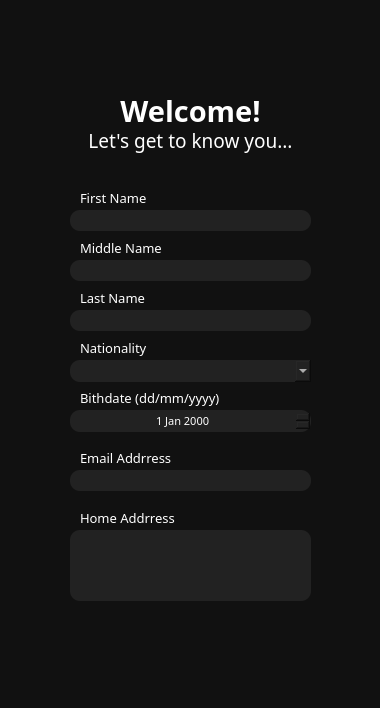
<?xml version="1.0" encoding="UTF-8"?>
<ui version="4.0">
 <class>Dialog</class>
 <widget class="QDialog" name="Dialog">
  <property name="geometry">
   <rect>
    <x>0</x>
    <y>0</y>
    <width>380</width>
    <height>708</height>
   </rect>
  </property>
  <property name="minimumSize">
   <size>
    <width>380</width>
    <height>708</height>
   </size>
  </property>
  <property name="windowTitle">
   <string>Register </string>
  </property>
  <widget class="QFrame" name="frame">
   <property name="geometry">
    <rect>
     <x>-30</x>
     <y>-20</y>
     <width>421</width>
     <height>741</height>
    </rect>
   </property>
   <property name="font">
    <font>
     <family>Montserrat Light</family>
     <pointsize>10</pointsize>
    </font>
   </property>
   <property name="styleSheet">
    <string notr="true">background-color: #111111;</string>
   </property>
   <property name="frameShape">
    <enum>QFrame::StyledPanel</enum>
   </property>
   <property name="frameShadow">
    <enum>QFrame::Raised</enum>
   </property>
   <widget class="QPushButton" name="nextButton">
    <property name="geometry">
     <rect>
      <x>100</x>
      <y>630</y>
      <width>241</width>
      <height>71</height>
     </rect>
    </property>
    <property name="styleSheet">
     <string notr="true">color: white;</string>
    </property>
    <property name="text">
     <string/>
    </property>
    <property name="icon">
     <iconset>
      <normaloff>../../Downloads/Group 58.png</normaloff>../../Downloads/Group 58.png</iconset>
    </property>
    <property name="iconSize">
     <size>
      <width>180</width>
      <height>180</height>
     </size>
    </property>
    <property name="flat">
     <bool>true</bool>
    </property>
   </widget>
   <widget class="QLineEdit" name="lineMname">
    <property name="geometry">
     <rect>
      <x>100</x>
      <y>280</y>
      <width>241</width>
      <height>21</height>
     </rect>
    </property>
    <property name="font">
     <font>
      <family>Montserrat Medium</family>
      <pointsize>8</pointsize>
     </font>
    </property>
    <property name="styleSheet">
     <string notr="true">color: white; 
background-color: #222222;
border-radius: 10px;
</string>
    </property>
   </widget>
   <widget class="QLabel" name="label_6">
    <property name="geometry">
     <rect>
      <x>110</x>
      <y>470</y>
      <width>131</width>
      <height>16</height>
     </rect>
    </property>
    <property name="font">
     <font>
      <family>Montserrat Light</family>
      <pointsize>10</pointsize>
     </font>
    </property>
    <property name="styleSheet">
     <string notr="true">color: white;</string>
    </property>
    <property name="text">
     <string>Email Addrress</string>
    </property>
   </widget>
   <widget class="QLineEdit" name="lineLname">
    <property name="geometry">
     <rect>
      <x>100</x>
      <y>330</y>
      <width>241</width>
      <height>21</height>
     </rect>
    </property>
    <property name="font">
     <font>
      <family>Montserrat Medium</family>
      <pointsize>8</pointsize>
     </font>
    </property>
    <property name="styleSheet">
     <string notr="true">color: white; 
background-color: #222222;
border-radius: 10px;
</string>
    </property>
   </widget>
   <widget class="QLabel" name="label_8">
    <property name="geometry">
     <rect>
      <x>110</x>
      <y>360</y>
      <width>131</width>
      <height>16</height>
     </rect>
    </property>
    <property name="font">
     <font>
      <family>Montserrat Light</family>
      <pointsize>10</pointsize>
     </font>
    </property>
    <property name="styleSheet">
     <string notr="true">color: white;</string>
    </property>
    <property name="text">
     <string>Nationality</string>
    </property>
   </widget>
   <widget class="QLabel" name="label_5">
    <property name="geometry">
     <rect>
      <x>110</x>
      <y>410</y>
      <width>161</width>
      <height>16</height>
     </rect>
    </property>
    <property name="font">
     <font>
      <family>Montserrat Light</family>
      <pointsize>10</pointsize>
     </font>
    </property>
    <property name="styleSheet">
     <string notr="true">color: white;</string>
    </property>
    <property name="text">
     <string>Bithdate (dd/mm/yyyy)</string>
    </property>
   </widget>
   <widget class="QLabel" name="label_3">
    <property name="geometry">
     <rect>
      <x>110</x>
      <y>260</y>
      <width>131</width>
      <height>16</height>
     </rect>
    </property>
    <property name="font">
     <font>
      <family>Montserrat Light</family>
      <pointsize>10</pointsize>
     </font>
    </property>
    <property name="styleSheet">
     <string notr="true">color: white;</string>
    </property>
    <property name="text">
     <string>Middle Name</string>
    </property>
   </widget>
   <widget class="QLineEdit" name="lineFname">
    <property name="geometry">
     <rect>
      <x>100</x>
      <y>230</y>
      <width>241</width>
      <height>21</height>
     </rect>
    </property>
    <property name="font">
     <font>
      <family>Montserrat Medium</family>
      <pointsize>8</pointsize>
     </font>
    </property>
    <property name="autoFillBackground">
     <bool>false</bool>
    </property>
    <property name="styleSheet">
     <string notr="true">color: white; 
background-color: #222222;
border-radius: 10px;
</string>
    </property>
   </widget>
   <widget class="QLabel" name="label_4">
    <property name="geometry">
     <rect>
      <x>110</x>
      <y>310</y>
      <width>131</width>
      <height>16</height>
     </rect>
    </property>
    <property name="font">
     <font>
      <family>Montserrat Light</family>
      <pointsize>10</pointsize>
     </font>
    </property>
    <property name="styleSheet">
     <string notr="true">color: white;</string>
    </property>
    <property name="text">
     <string>Last Name</string>
    </property>
   </widget>
   <widget class="QLabel" name="label_2">
    <property name="geometry">
     <rect>
      <x>110</x>
      <y>210</y>
      <width>131</width>
      <height>16</height>
     </rect>
    </property>
    <property name="font">
     <font>
      <family>Montserrat Light</family>
      <pointsize>10</pointsize>
     </font>
    </property>
    <property name="styleSheet">
     <string notr="true">color: white;</string>
    </property>
    <property name="text">
     <string>First Name</string>
    </property>
   </widget>
   <widget class="QComboBox" name="nationalityComboBox">
    <property name="geometry">
     <rect>
      <x>100</x>
      <y>380</y>
      <width>241</width>
      <height>22</height>
     </rect>
    </property>
    <property name="font">
     <font>
      <family>Montserrat Medium</family>
      <pointsize>8</pointsize>
     </font>
    </property>
    <property name="styleSheet">
     <string notr="true">color: white; 
background-color: #222222;
border-radius: 10px;
</string>
    </property>
   </widget>
   <widget class="QLineEdit" name="lineEmail">
    <property name="geometry">
     <rect>
      <x>100</x>
      <y>490</y>
      <width>241</width>
      <height>21</height>
     </rect>
    </property>
    <property name="font">
     <font>
      <family>Montserrat Medium</family>
      <pointsize>8</pointsize>
     </font>
    </property>
    <property name="styleSheet">
     <string notr="true">color: white; 
background-color: #222222;
border-radius: 10px;
</string>
    </property>
   </widget>
   <widget class="QTextEdit" name="textHome">
    <property name="geometry">
     <rect>
      <x>100</x>
      <y>550</y>
      <width>241</width>
      <height>71</height>
     </rect>
    </property>
    <property name="font">
     <font>
      <family>Montserrat Medium</family>
      <pointsize>8</pointsize>
     </font>
    </property>
    <property name="styleSheet">
     <string notr="true">color: white; 
background-color: #222222;
border-radius: 10px;
</string>
    </property>
    <property name="html">
     <string>&lt;!DOCTYPE HTML PUBLIC &quot;-//W3C//DTD HTML 4.0//EN&quot; &quot;http://www.w3.org/TR/REC-html40/strict.dtd&quot;&gt;
&lt;html&gt;&lt;head&gt;&lt;meta name=&quot;qrichtext&quot; content=&quot;1&quot; /&gt;&lt;meta charset=&quot;utf-8&quot; /&gt;&lt;style type=&quot;text/css&quot;&gt;
p, li { white-space: pre-wrap; }
hr { height: 1px; border-width: 0; }
li.unchecked::marker { content: &quot;\2610&quot;; }
li.checked::marker { content: &quot;\2612&quot;; }
&lt;/style&gt;&lt;/head&gt;&lt;body style=&quot; font-family:'Montserrat Medium'; font-size:8pt; font-weight:400; font-style:normal;&quot;&gt;
&lt;p style=&quot;-qt-paragraph-type:empty; margin-top:0px; margin-bottom:0px; margin-left:0px; margin-right:0px; -qt-block-indent:0; text-indent:0px; font-family:'Segoe UI'; font-size:9pt;&quot;&gt;&lt;br /&gt;&lt;/p&gt;&lt;/body&gt;&lt;/html&gt;</string>
    </property>
   </widget>
   <widget class="QDateEdit" name="dateEdit">
    <property name="geometry">
     <rect>
      <x>100</x>
      <y>430</y>
      <width>241</width>
      <height>22</height>
     </rect>
    </property>
    <property name="font">
     <font>
      <family>Montserrat Medium</family>
      <pointsize>8</pointsize>
     </font>
    </property>
    <property name="styleSheet">
     <string notr="true">color: white; 
background-color: #222222;
border-radius: 10px;
</string>
    </property>
    <property name="alignment">
     <set>Qt::AlignCenter</set>
    </property>
   </widget>
   <widget class="QLabel" name="label">
    <property name="geometry">
     <rect>
      <x>100</x>
      <y>110</y>
      <width>241</width>
      <height>41</height>
     </rect>
    </property>
    <property name="font">
     <font>
      <family>Montserrat ExtraBold</family>
      <pointsize>22</pointsize>
      <bold>true</bold>
     </font>
    </property>
    <property name="styleSheet">
     <string notr="true">color: white;</string>
    </property>
    <property name="text">
     <string>Welcome!</string>
    </property>
    <property name="alignment">
     <set>Qt::AlignCenter</set>
    </property>
   </widget>
   <widget class="QLabel" name="label_7">
    <property name="geometry">
     <rect>
      <x>110</x>
      <y>530</y>
      <width>131</width>
      <height>16</height>
     </rect>
    </property>
    <property name="font">
     <font>
      <family>Montserrat Light</family>
      <pointsize>10</pointsize>
     </font>
    </property>
    <property name="styleSheet">
     <string notr="true">color: white;</string>
    </property>
    <property name="text">
     <string>Home Addrress</string>
    </property>
   </widget>
   <widget class="QPushButton" name="backButton">
    <property name="geometry">
     <rect>
      <x>50</x>
      <y>50</y>
      <width>41</width>
      <height>61</height>
     </rect>
    </property>
    <property name="styleSheet">
     <string notr="true"/>
    </property>
    <property name="text">
     <string/>
    </property>
    <property name="icon">
     <iconset>
      <normaloff>../../Downloads/Group 30.png</normaloff>../../Downloads/Group 30.png</iconset>
    </property>
    <property name="iconSize">
     <size>
      <width>30</width>
      <height>30</height>
     </size>
    </property>
    <property name="flat">
     <bool>true</bool>
    </property>
   </widget>
   <widget class="QLabel" name="label_10">
    <property name="geometry">
     <rect>
      <x>170</x>
      <y>69</y>
      <width>101</width>
      <height>21</height>
     </rect>
    </property>
    <property name="styleSheet">
     <string notr="true">background-color: transparent;</string>
    </property>
    <property name="text">
     <string/>
    </property>
    <property name="pixmap">
     <pixmap>../../Downloads/Group 69.png</pixmap>
    </property>
    <property name="scaledContents">
     <bool>true</bool>
    </property>
   </widget>
   <widget class="QLabel" name="label_11">
    <property name="geometry">
     <rect>
      <x>100</x>
      <y>140</y>
      <width>241</width>
      <height>41</height>
     </rect>
    </property>
    <property name="font">
     <font>
      <family>Montserrat Light</family>
      <pointsize>14</pointsize>
     </font>
    </property>
    <property name="autoFillBackground">
     <bool>false</bool>
    </property>
    <property name="styleSheet">
     <string notr="true">color: white; background-color: transparent;</string>
    </property>
    <property name="text">
     <string>Let's get to know you...</string>
    </property>
    <property name="alignment">
     <set>Qt::AlignCenter</set>
    </property>
   </widget>
  </widget>
 </widget>
 <resources/>
 <connections/>
</ui>
